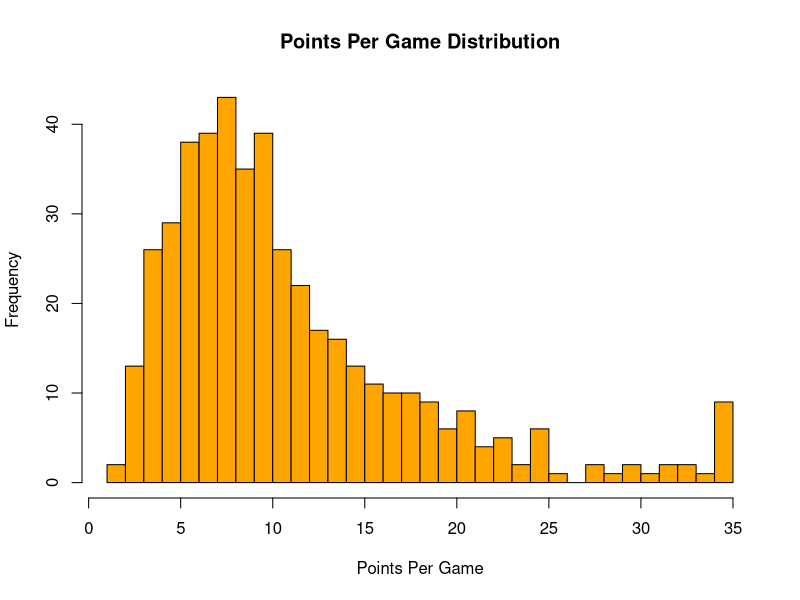
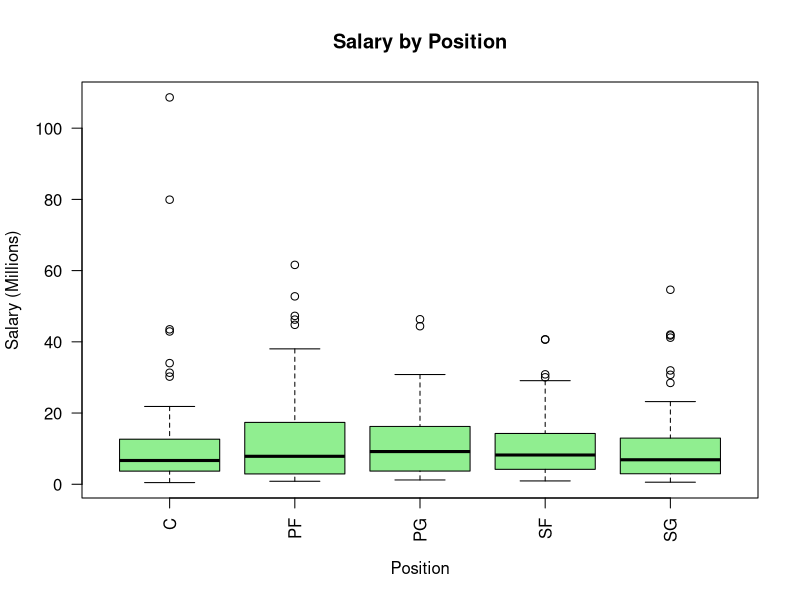
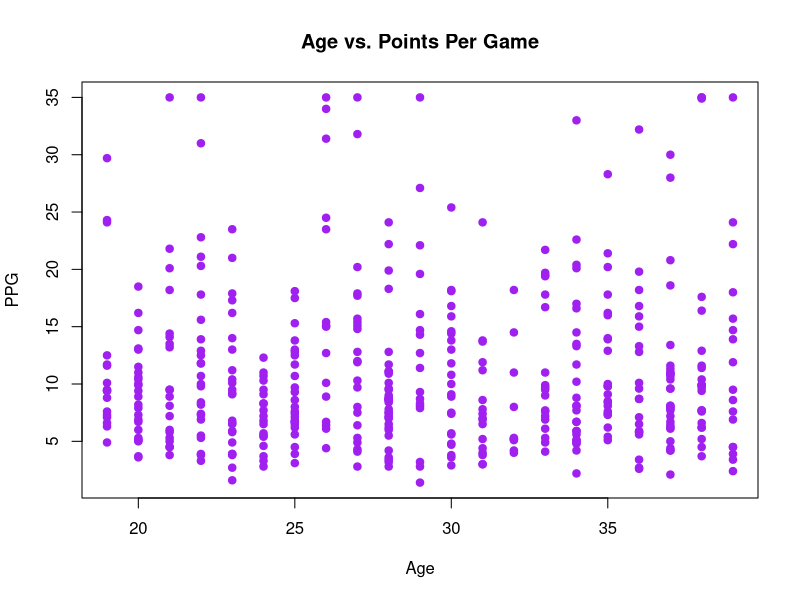

R code for these plots, in order:
# ============================================================
# Script 3: Handling Missing Data
# Dataset: NBA Player Stats
# Course: PhD Intro to Data Analysis
# ============================================================
# Topics Covered:
#   - Identifying missing values (NA)
#   - is.na(), complete.cases()
#   - Using na.rm = TRUE in functions
#   - Counting and summarizing missingness
#   - Removing vs. keeping incomplete cases
# ============================================================

# --- Step 1: Load the Data ---
nba <- read.csv("03_nba_player_stats.csv")

# --- Step 2: First Look ---
str(nba)
head(nba)
summary(nba)

# Notice: draft_pick has NA values (undrafted players)

# --- Step 3: Finding Missing Data ---
# Check for NAs in draft_pick
is.na(nba$draft_pick)

# How many are missing?
sum(is.na(nba$draft_pick))

# What proportion is missing?
mean(is.na(nba$draft_pick))

# Check every column for missing values
colSums(is.na(nba))

# --- Step 4: What Happens When You Ignore NAs ---
# This will return NA!
mean(nba$draft_pick)

# Fix it with na.rm = TRUE
mean(nba$draft_pick, na.rm = TRUE)
median(nba$draft_pick, na.rm = TRUE)
sd(nba$draft_pick, na.rm = TRUE)

# --- Step 5: Working with Complete Cases ---
# Which rows have no missing values anywhere?
complete.cases(nba)

# How many complete cases?
sum(complete.cases(nba))

# Create a dataset with only complete cases
nba_complete <- nba[complete.cases(nba), ]
dim(nba)           # original
dim(nba_complete)  # after removing incomplete rows

# --- Step 6: Exploring the Data ---
# Descriptive stats for key variables
summary(nba$ppg)
summary(nba$salary_millions)

# Mean points per game by position
tapply(nba$ppg, nba$position, mean)

# --- Step 7: Quick Visualizations ---
# Histogram of points per game
hist(nba$ppg,
     main = "Points Per Game Distribution",
     xlab = "Points Per Game",
     col = "orange",
     breaks = 25)

# Boxplot of salary by position
boxplot(salary_millions ~ position,
        data = nba,
        main = "Salary by Position",
        xlab = "Position",
        ylab = "Salary (Millions)",
        col = "lightgreen",
        las = 2)

# Scatterplot: does age relate to points per game?
plot(nba$age, nba$ppg,
     main = "Age vs. Points Per Game",
     xlab = "Age",
     ylab = "PPG",
     pch = 19,
     col = "purple")

# ============================================================
# Practice on Your Own:
#   1. What is the mean salary for drafted vs. undrafted players?
#      Hint: create a new variable indicating drafted or not
#   2. What is the correlation between games_played and ppg?
#      (use cor() with use = "complete.obs")
#   3. Create a histogram of salary_millions
# ============================================================
